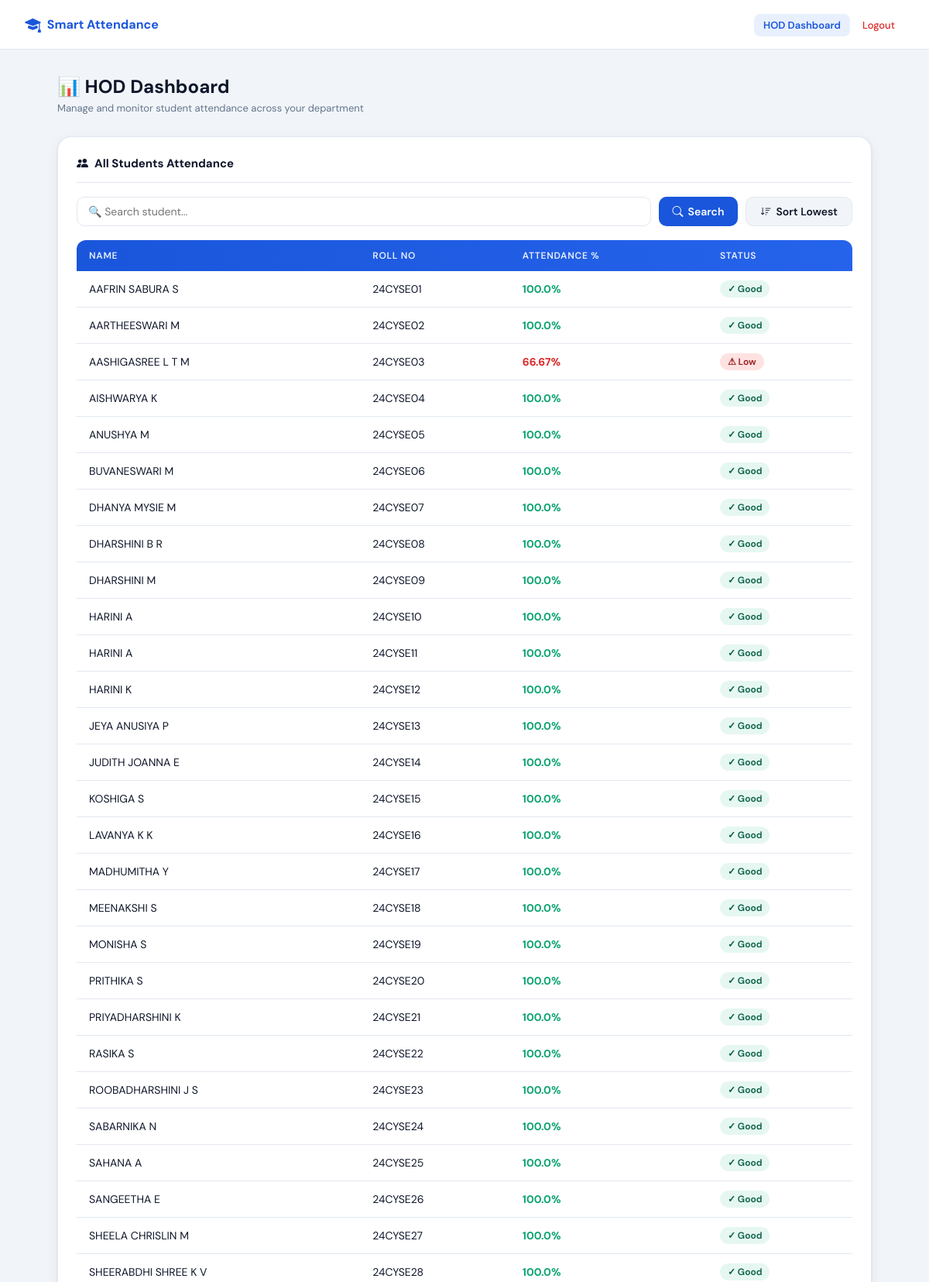
Screenshot of /hod/dashboard/ (signed in, upper part) with the database file from the repository.
### leave_app/models.py (models this page shows, shortened)
class Student(models.Model):
    name = models.CharField(max_length=100)
    roll_no = models.CharField(max_length=20, unique=True)
    password = models.CharField(max_length=255)

### leave_app/views.py (the view, shortened to what this page needs)
# urls.py: path('hod/dashboard/', views.hod_dashboard, name='hod_dashboard'),
def hod_dashboard(request):
    if not request.user.is_authenticated or not request.user.is_superuser:
        return redirect("login_page")  # ✅ This URL exists
    students = Student.objects.all()
    search_query = request.GET.get("search", "")
    sort_order = request.GET.get("sort", "")
    selected_date = request.GET.get("date")
    student_data = []
    for student in students:
        total = Attendance.objects.filter(student=student).count()
        present = Attendance.objects.filter(student=student, status="Present").count()
        percentage = (present / total * 100) if total > 0 else 0
        student_data.append({
            "name": student.name,
            "roll_no": student.roll_no,
            "percentage": round(percentage, 2)
        })
    if search_query:
        student_data = [
            s for s in student_data
            if search_query.lower() in s["name"].lower()
            or search_query.lower() in s["roll_no"].lower()
        ]
    if sort_order == "low":
        student_data = sorted(student_data, key=lambda x: x["percentage"])
    names = [s["name"] for s in student_data]
    percentages = [s["percentage"] for s in student_data]
    daily_records = []
    return render(request, "hod_dashboard.html", {
        "students": student_data,
        "names": names,
        "percentages": percentages,
        "search_query": search_query,
        "selected_date": selected_date,
        "daily_records": daily_records
    })

### templates/hod_dashboard.html (shortened to what this page needs)
<!DOCTYPE html>
<html lang="en">
<head>
  <link href="https://cdn.jsdelivr.net/npm/bootstrap-icons@1.10.5/font/bootstrap-icons.css" rel="stylesheet"/>
</head>
<body>
<nav class="sa-nav">
  <a class="sa-nav-brand" href="#">
    <i class="bi bi-mortarboard-fill" style="font-size:1.3rem;"></i> Smart Attendance
  </a>
  <ul class="sa-nav-links">
    <li><a href="#" style="background:var(--primary-lt);color:var(--primary);font-weight:600;border-radius:8px;padding:6px 12px;">HOD Dashboard</a></li>
    <li><a href="#" class="logout">Logout</a></li>
  </ul>
</nav>
<div class="sa-page">
  <div class="page-header">
    <h1>📊 HOD Dashboard</h1>
    <p>Manage and monitor student attendance across your department</p>
  </div>
  <div class="sa-card">
    <div class="sa-card-title"><i class="bi bi-people-fill"></i> All Students Attendance</div>
    <form method="GET" class="search-row">
      <input class="sa-input" type="text" name="search" placeholder="🔍 Search student..." value="{{ search_query }}" style="flex:1;min-width:180px;">
      <button type="submit" class="sa-btn sa-btn-primary"><i class="bi bi-search"></i> Search</button>
      <a href="?sort=low" class="sa-btn sa-btn-ghost"><i class="bi bi-sort-down"></i> Sort Lowest</a>
    </form>
    <div style="overflow-x:auto;border-radius:12px;">
      <table class="sa-table">
        <thead>
          <tr><th>Name</th><th>Roll No</th><th>Attendance %</th><th>Status</th></tr>
        </thead>
        <tbody>
          {% for student in students %}
          <tr>
            <td>{{ student.name }}</td>
            <td>{{ student.roll_no }}</td>
            <td class="{% if student.percentage < 75 %}low{% else %}good{% endif %}">{{ student.percentage }}%</td>
            <td>
              {% if student.percentage < 75 %}
                <span class="sa-badge sa-badge-danger">⚠ Low</span>
              {% else %}
                <span class="sa-badge sa-badge-success">✓ Good</span>
              {% endif %}
            </td>
          </tr>
          {% endfor %}
        </tbody>
      </table>
    </div>
  </div>
</div>
</body>
</html>

### templates/hod_dashboard.html (style rules this page uses)
:root { --primary:#1a56db;--primary-dk:#1342b0;--primary-lt:#e8f0fd;--accent:#0ea472;--accent-lt:#e6f7f1;--surface:#fff;--bg:#f1f5f9;--border:#e2e8f0;--text:#0f172a;--muted:#64748b;--danger:#dc2626;--warning:#d97706; }
*,*::before,*::after { box-sizing:border-box;margin:0;padding:0; }
body { font-family:'DM Sans',sans-serif;background:var(--bg);color:var(--text);min-height:100vh;display:flex;flex-direction:column; }
.sa-nav { position:sticky;top:0;z-index:100;height:64px;background:var(--surface);border-bottom:1px solid var(--border);display:flex;align-items:center;padding:0 32px;gap:16px; }
.sa-nav-brand { display:flex;align-items:center;gap:8px;font-weight:700;color:var(--primary);text-decoration:none; }
.sa-nav-links { display:flex;gap:4px;margin-left:auto;list-style:none; }
.sa-nav-links a { padding:6px 12px;border-radius:8px;font-size:13px;font-weight:500;color:var(--muted);text-decoration:none;transition:all .15s; }
.sa-nav-links a.logout { color:var(--danger); }
.sa-page { flex:1;padding:32px 24px;max-width:1100px;margin:0 auto;width:100%; }
.page-header { margin-bottom:28px; }
.page-header h1 { font-size:1.5rem;font-weight:700; }
.page-header p { color:var(--muted);font-size:13px;margin-top:4px; }
.sa-card { background:var(--surface);border:1px solid var(--border);border-radius:18px;box-shadow:0 1px 3px rgba(0,0,0,.08),0 4px 16px rgba(0,0,0,.06);padding:24px;margin-bottom:24px; }
.sa-card-title { font-size:15px;font-weight:700;margin-bottom:18px;padding-bottom:14px;border-bottom:1px solid var(--border);display:flex;align-items:center;gap:8px; }
.sa-table { width:100%;border-collapse:collapse; }
.sa-table thead tr { background:linear-gradient(90deg,var(--primary),#2563eb); }
.sa-table th { padding:12px 16px;font-size:12px;font-weight:600;text-transform:uppercase;letter-spacing:.06em;color:rgba(255,255,255,.9);text-align:left; }
.sa-table td { padding:12px 16px;font-size:14px;border-bottom:1px solid var(--border);vertical-align:middle; }
.low { color:var(--danger);font-weight:700; }
.good { color:var(--accent);font-weight:700; }
.search-row { display:flex;gap:10px;margin-bottom:18px;flex-wrap:wrap; }
.sa-input { padding:9px 14px;border:1.5px solid var(--border);border-radius:10px;font-family:'DM Sans',sans-serif;font-size:14px;color:var(--text);background:var(--surface);outline:none;transition:all .15s; }
.sa-btn { display:inline-flex;align-items:center;gap:6px;padding:9px 18px;border-radius:10px;border:none;font-family:'DM Sans',sans-serif;font-size:14px;font-weight:600;cursor:pointer;transition:all .18s;text-decoration:none; }
.sa-btn-primary { background:var(--primary);color:#fff; }
.sa-btn-ghost { background:var(--bg);color:var(--text);border:1.5px solid var(--border); }
.sa-badge { display:inline-block;padding:3px 10px;border-radius:100px;font-size:12px;font-weight:600; }
.sa-badge-danger { background:#fee2e2;color:#991b1b; }
.sa-badge-success { background:var(--accent-lt);color:#065f46; }

### rows the page displays
Student: name "AAFRIN SABURA S", roll_no "24CYSE01"
Student: name "AARTHEESWARI M", roll_no "24CYSE02"
Student: name "AASHIGASREE L T M", roll_no "24CYSE03"
Student: name "AISHWARYA K", roll_no "24CYSE04"
Student: name "ANUSHYA M", roll_no "24CYSE05"
Student: name "BUVANESWARI M", roll_no "24CYSE06"
Student: name "DHANYA MYSIE M", roll_no "24CYSE07"
Student: name "DHARSHINI B R", roll_no "24CYSE08"
Student: name "DHARSHINI M", roll_no "24CYSE09"
Student: name "HARINI A", roll_no "24CYSE10"
Student: name "HARINI A", roll_no "24CYSE11"
Student: name "HARINI K", roll_no "24CYSE12"
Student: name "JEYA ANUSIYA P", roll_no "24CYSE13"
Student: name "JUDITH JOANNA E", roll_no "24CYSE14"
Student: name "KOSHIGA S", roll_no "24CYSE15"
Student: name "LAVANYA K K", roll_no "24CYSE16"
Student: name "MADHUMITHA Y", roll_no "24CYSE17"
Student: name "MEENAKSHI S", roll_no "24CYSE18"
Student: name "MONISHA S", roll_no "24CYSE19"
Student: name "PRITHIKA S", roll_no "24CYSE20"
Student: name "PRIYADHARSHINI K", roll_no "24CYSE21"
Student: name "RASIKA S", roll_no "24CYSE22"
Student: name "ROOBADHARSHINI J S", roll_no "24CYSE23"
Student: name "SABARNIKA N", roll_no "24CYSE24"
Student: name "SAHANA A", roll_no "24CYSE25"
Student: name "SANGEETHA E", roll_no "24CYSE26"
Student: name "SHEELA CHRISLIN M", roll_no "24CYSE27"
Student: name "SHEERABDHI SHREE K V", roll_no "24CYSE28"

### other values shown
{{ student.percentage }} "100.0" "100.0" "66.67" "100.0" "100.0" "100.0" "100.0" "100.0" "100.0" "100.0" "100.0" "100.0" "100.0" "100.0" "100.0" "100.0" "100.0" "100.0" "100.0" "100.0" "100.0" "100.0" "100.0" "100.0" "100.0" "100.0" "100.0" "100.0"
